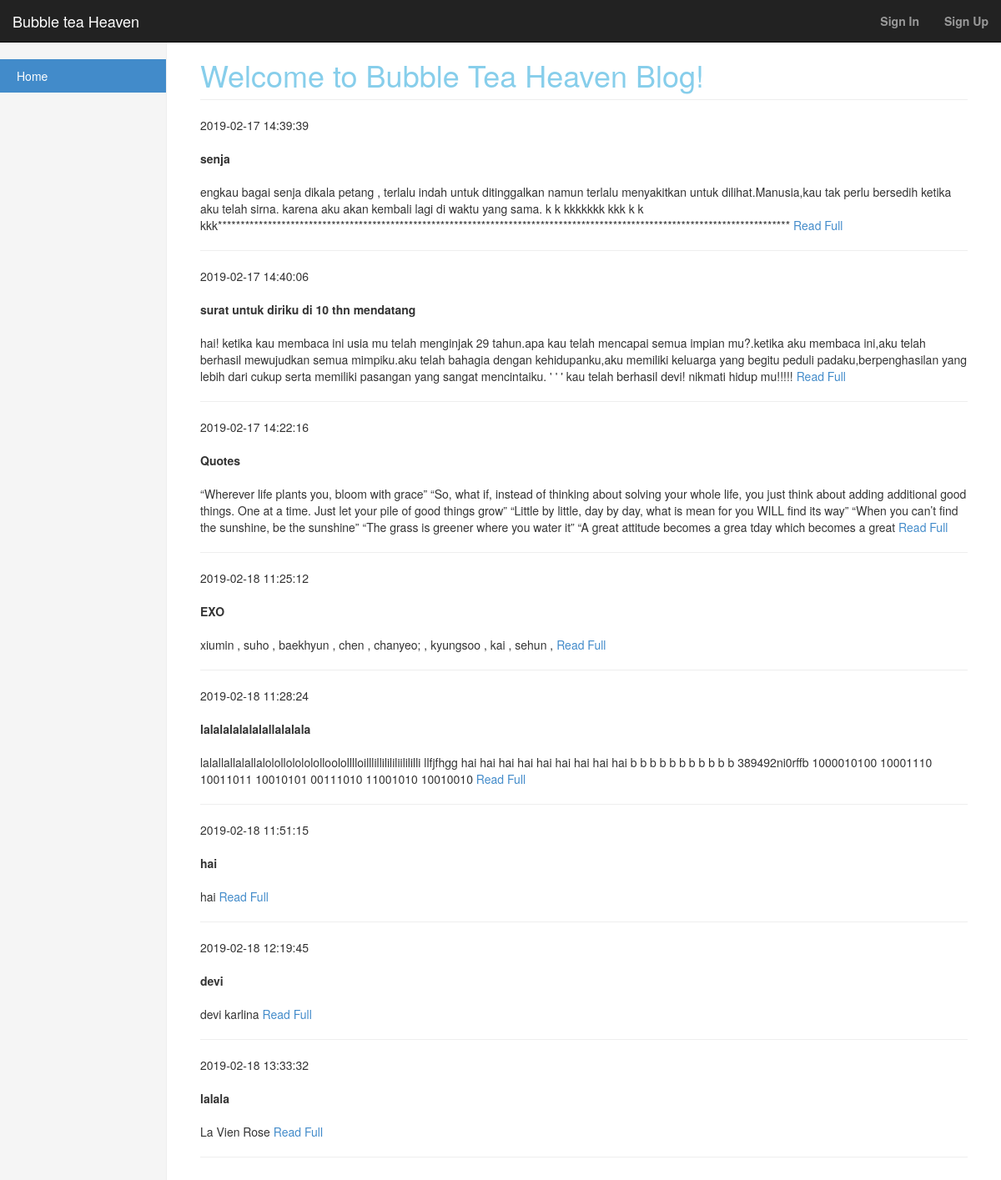
The app's page /home.php with its own data.
### tables this page shows
CREATE TABLE IF NOT EXISTS `post` (
`id_post` int(11) NOT NULL,
  `title` varchar(50) NOT NULL,
  `isi` text NOT NULL,
  `waktu` timestamp NOT NULL DEFAULT CURRENT_TIMESTAMP ON UPDATE CURRENT_TIMESTAMP,
  `id_user` int(11) NOT NULL
);

### home.php (the view, shortened to what this page needs)
<!DOCTYPE html>
<html lang="en">
  <head>
    <link href="bootstrap.css" rel="stylesheet">
    <link href="dashboard.css" rel="stylesheet">
  </head>
  <body>
    <div class="navbar navbar-inverse navbar-fixed-top" role="navigation">
      <div class="container-fluid">
        <div class="navbar-header">
             <a class="navbar-brand"><font color ="white">Bubble tea Heaven</font></a>
        </div>
        <div class="navbar-collapse collapse">
          <ul class="nav navbar-nav navbar-right">
            <li><a href="#"></a></li>
            <li><a href="#"></a></li>
            <li><a href="#"></a></li>
            <li><a href="login.php"><strong>Sign In</strong></a></li>
            <li><a href="register.php"><strong>Sign Up</strong></a></li>
          </ul>
        </div>
      </div>
    </div>
    <div class="container-fluid">
      <div class="row">
        <div class="col-sm-3 col-md-2 sidebar">
          <ul class="nav nav-sidebar">
          <li class="active"><a href="home.php">Home</a></li>
            <br>
          </ul>
        </div>
          <div class="col-sm-9 col-sm-offset-3 col-md-10 col-md-offset-2 main">
            <h1 class="page-header"><font color="skyblue">Welcome to Bubble Tea Heaven Blog!</font></h1>
            <?php
              if(isset($_COOKIE["id"])){
                header('location:home2.php');
              }else{
               include("koneksi.php");
              $sql = "SELECT * FROM post";
              $result = $conn->query($sql);
              if ($result->num_rows > 0) {
                  while($row = $result->fetch_assoc()) {
                      echo " ".$row["waktu"]."<br>"."<br>";
                      echo "<strong>" . $row["title"]."</strong><br>"."<br>";
                      echo "" . substr($row["isi"], 0,500);
                      echo " <a href='view.php?id_post=".$row["id_post"]."'>Read Full</a><br />";
                      echo "<hr/>";
                  }
              } else {
                  echo "0 results";
              }
            }
              ?>
          </div>
      </div>
    </div>
  </body>
</html>

### dashboard.css (style rules this page uses)
body { padding-top: 50px; }
.sidebar { display: none; }
@media (min-width: 768px) { .sidebar { position: fixed; top: 51px; bottom: 0; left: 0; z-index: 1000; display: block; padding: 20px; overflow-x: hidden; overflow-y: auto; background-color: #f5f5f5; border-right: 1px solid #eee; } }
.nav-sidebar { margin-right: -21px; margin-bottom: 20px; margin-left: -20px; }
.nav-sidebar > li > a { padding-right: 20px; padding-left: 20px; }
.nav-sidebar > .active > a { color: #fff; background-color: #428bca; }
.main { padding: 20px; }
@media (min-width: 768px) { .main { padding-right: 40px; padding-left: 40px; } }
.main .page-header { margin-top: 0; }

### records on screen
post: waktu "2019-02-17 14:39:39", title "senja", isi "engkau bagai senja dikala petang , terlalu indah untuk ditinggalkan namun terlalu menyakitkan untuk dilihat.Manusia,kau tak perlu bersedih ketika aku telah sirna. karena aku akan kembali lagi di waktu yang sama. k k kkkkkkk kkk k k kkk******************************************************************************************************************************"
post: waktu "2019-02-17 14:40:06", title "surat untuk diriku di 10 thn mendatang", isi "hai! ketika kau membaca ini usia mu telah menginjak 29 tahun.apa kau telah mencapai semua impian mu?.ketika aku membaca ini,aku telah berhasil mewujudkan semua mimpiku.aku telah bahagia dengan kehidupanku,aku memiliki keluarga yang begitu peduli padaku,berpenghasilan yang lebih dari cukup serta memiliki pasangan yang sangat mencintaiku. ' ' ' kau telah berhasil devi! nikmati hidup mu!!!!!"
post: waktu "2019-02-17 14:22:16", title "Quotes", isi "“Wherever life plants you, bloom with grace” “So, what if, instead of thinking about solving your whole life, you just think about adding additional good things. One at a time. Just let your pile of good things grow” “Little by little, day by day, what is mean for you WILL find its way” “When you can’t find the sunshine, be the sunshine” “The grass is greener where you water it” “A great attitude becomes a grea tday which becomes a great"
post: waktu "2019-02-18 11:25:12", title "EXO", isi "xiumin , suho , baekhyun , chen , chanyeo; , kyungsoo , kai , sehun ,"
post: waktu "2019-02-18 11:28:24", title "lalalalalalalallalalala", isi "lalallallalallalolollololololloololllloilllillilililiilililli llfjfhgg hai hai hai hai hai hai hai hai hai b b b b b b b b b b b 389492ni0rffb 1000010100 10001110 10011011 10010101 00111010 11001010 10010010"
post: waktu "2019-02-18 11:51:15", title "hai", isi "hai"
post: waktu "2019-02-18 12:19:45", title "devi", isi "devi karlina"
post: waktu "2019-02-18 13:33:32", title "lalala", isi "La Vien Rose"
